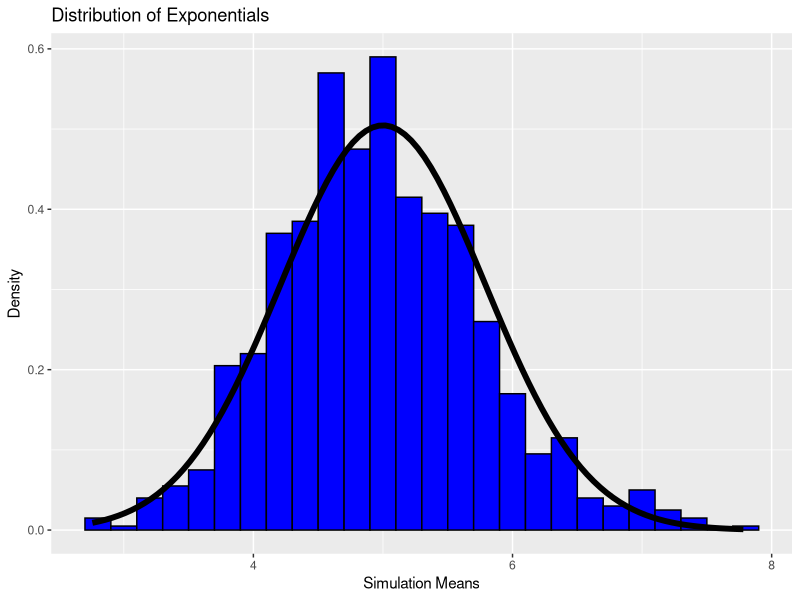

This chart was generated by the following R code:
## ---- chunk 1

set.seed(145)
lambda <- 0.2
ranexp <- 40

average <- NULL
for(i in 1:1000)
    average <- c(average, mean(rexp(ranexp, lambda)))
## ---- chunk 2
lambda ^ -1
## ---- chunk 3
mean(average)
## ---- chunk 4
(lambda * sqrt(ranexp)) ^ -2
## ---- chunk 5
var(average)
## ---- chunk 6
library(ggplot2)
m <- ggplot(data.frame(column = average), aes(x = column))
m <- m + geom_histogram(aes(y = ..density..), binwidth = 0.2, fill = 'blue', color = 'black')
m <- m + stat_function(fun = dnorm, args = list(mean = lambda^-1, sd=(lambda*sqrt(ranexp))^-1), size=2)
m <- m + labs(title = "Distribution of Exponentials", x = "Simulation Means", y = "Density")
m
